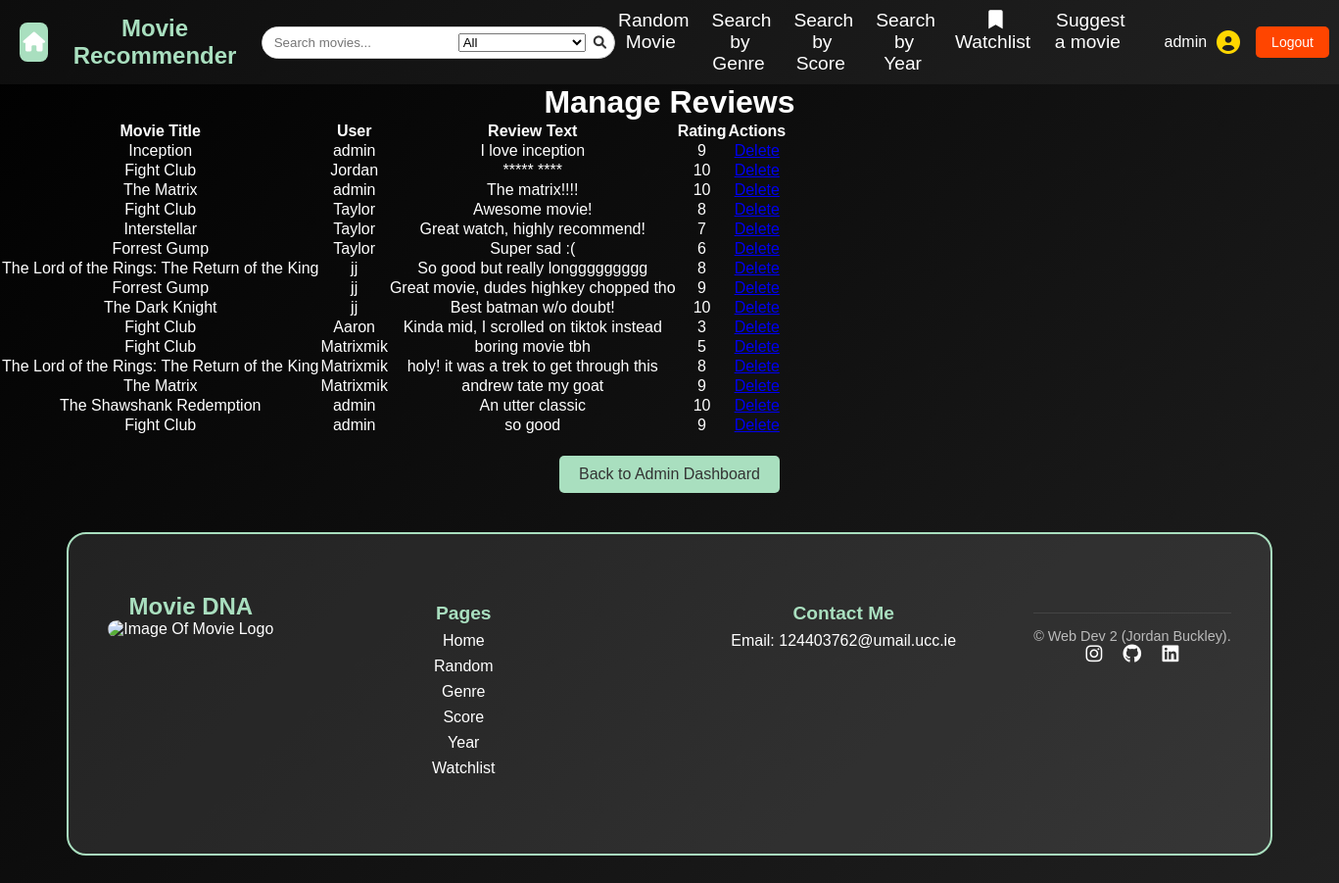
Page /admin/manage_reviews (signed in) on the earlier database version.
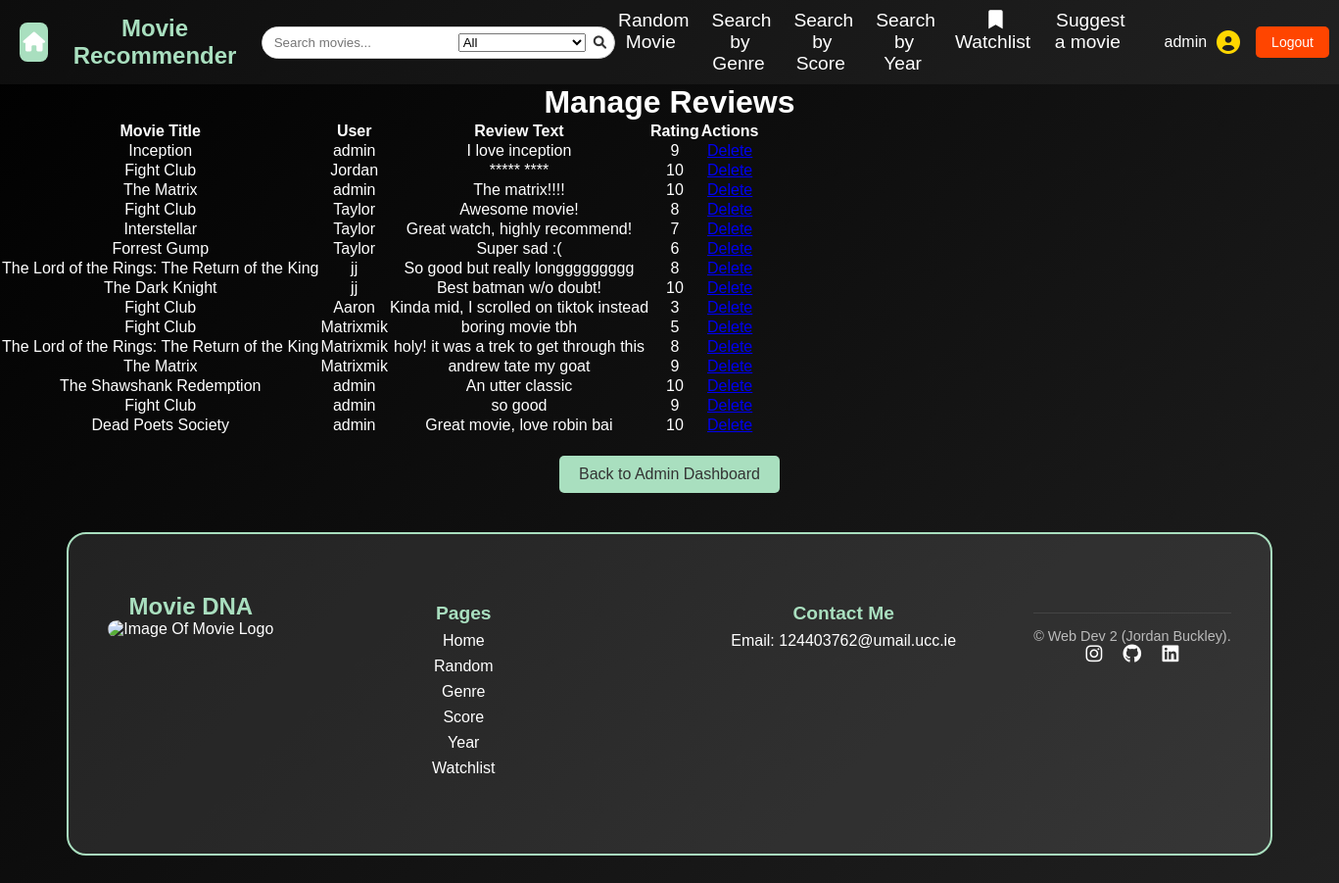
Same page on the later database version.
### tables this page shows
CREATE TABLE reviews (
    id INTEGER PRIMARY KEY AUTOINCREMENT,
    movie_id INTEGER NOT NULL,
    user TEXT NOT NULL,
    review_text TEXT NOT NULL,
    rating INTEGER NOT NULL CHECK(rating >= 1 AND rating <= 10),
    FOREIGN KEY (movie_id) REFERENCES movies(movie_id)
);

CREATE TABLE movies 
(
    movie_id INTEGER PRIMARY KEY AUTOINCREMENT,
    title TEXT NOT NULL,
    genre TEXT NOT NULL,
    score FLOAT,
    year INTEGER,
    director TEXT,
    description TEXT
, image_path TEXT);

### app.py (the view)
@app.route("/admin/manage_reviews")
@login_required
def manage_reviews():
    if not g.is_admin:
        return "Access denied. Admins only.", 403
    db = get_db()
    reviews = db.execute("""
        SELECT reviews.*, movies.title
        FROM reviews
        JOIN movies ON reviews.movie_id = movies.movie_id
    """).fetchall()
    return render_template("manage_reviews.html", reviews=reviews)

### app.py (called while the page is built)
@app.before_request
def load_logged_in_user():
    g.user = session.get("user_id")
    g.is_admin = session.get("is_admin", False)

def login_required(view):
    @wraps(view)
    def wrapped_view(*args, **kwargs):
        if g.user is None:
            return(redirect(url_for("login", next=request.url)))
        return view(*args, **kwargs)
    return wrapped_view

### database.py (called while the page is built)
def get_db():
    if "db" not in g:
        g.db = sqlite3.connect(DATABASE,
                                detect_types=sqlite3.PARSE_DECLTYPES
                        )
        g.db.row_factory = sqlite3.Row
    return g.db

### templates/manage_reviews.html
{% extends "base.html" %}
{% block main_content %}
<h1>Manage Reviews</h1>
<table>
    <thead>
        <tr>
            <th>Movie Title</th>
            <th>User</th>
            <th>Review Text</th>
            <th>Rating</th>
            <th>Actions</th>
        </tr>
    </thead>
    <tbody>
        {% for review in reviews %}
            <tr>
                <td>{{ review.title }}</td>
                <td>{{ review.user }}</td>
                <td>{{ review.review_text }}</td>
                <td>{{ review.rating }}</td>
                <td>
                    <a href="{{ url_for('delete_review', review_id=review.id) }}" class="delete-button">Delete</a>
                </td>
            </tr>
        {% endfor %}
    </tbody>
</table>
<a href="{{ url_for('admin_dashboard') }}" class="back-button">Back to Admin Dashboard</a>
{% endblock %}

Differences in the rows shown:
removed reviews: title "Forrest Gump", user "jj", review_text "Great movie, dudes highkey chopped tho", rating "9"
added reviews: title "Dead Poets Society", user "admin", review_text "Great movie, love robin bai", rating "10"
